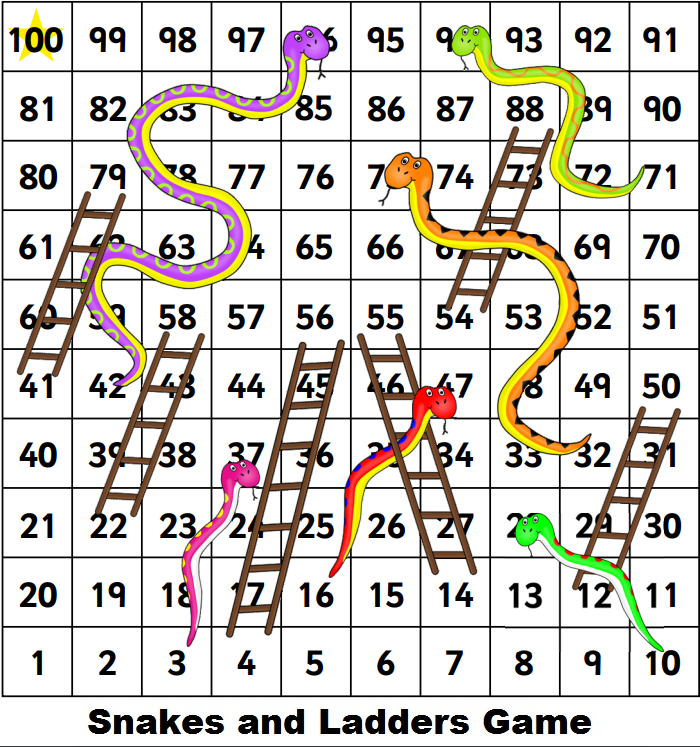
#> input picture dummy python code templates/sal.png, 700 x 747 px
$ python imgprcessing.py
#> lines starting #> are read from the running program, lines starting #| are printed output that depends on the picture
from PIL import Image

img=Image.open("sal.png")
#> img is the input picture: PIL image 700x747 RGBA; mean R, G, B, A 209.5, 204.9, 197.8, 255
#Transposing the image
t=img.transpose(Image.FLIP_LEFT_RIGHT) #Rotate the image left right
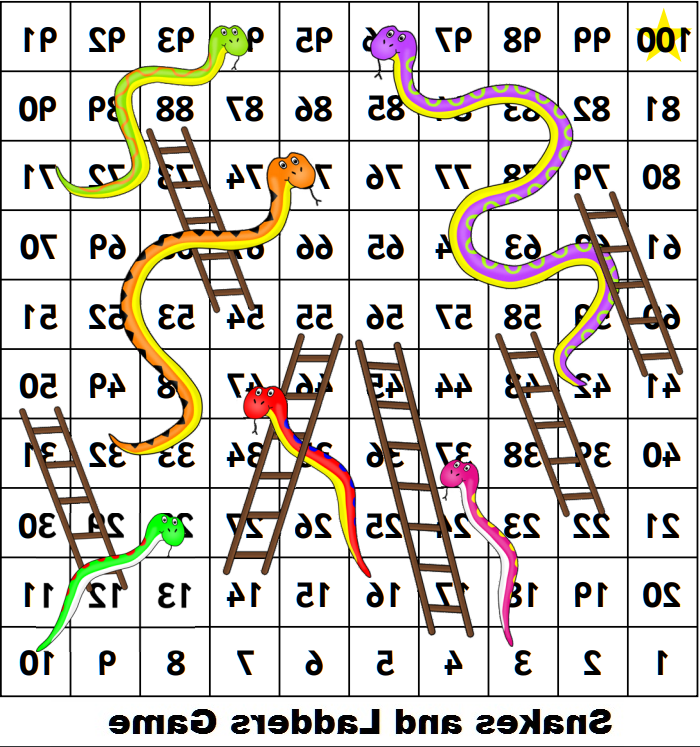
#> t: PIL image 700x747 RGBA; mean R, G, B, A 209.5, 204.9, 197.8, 255
t.save("saveimg.png") #save the image
t.show()
